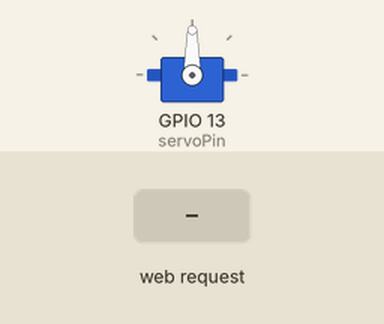
Bench run of a sketch on a simulated ESP32. Shown: servo. The inputs (shaded band) are chosen by the test bench.

Above: at 1.3 s.
1.4 s: HTTP request GET /airdrop_open received
At 1.85 s:
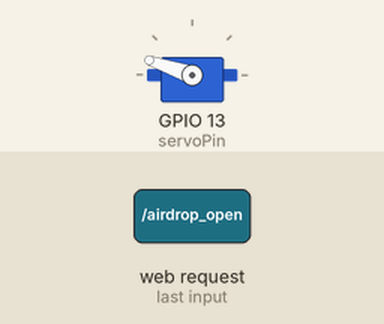
4.4 s: HTTP request GET /airdrop_close received
At 4.86 s:
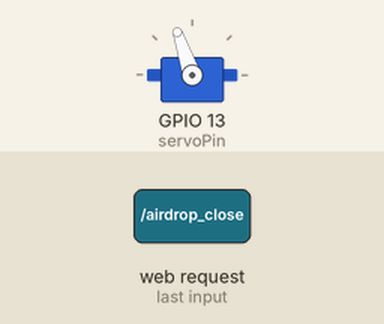
At 7.4 s:
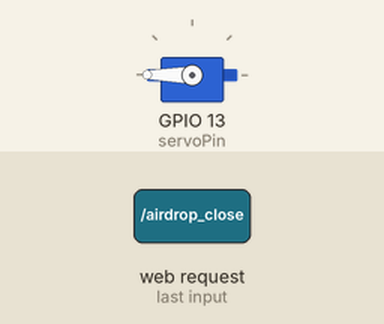
Timing chart, 0 to 8.9 s (numbered marks = the images above; inputs shaded):
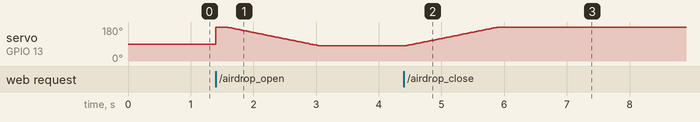

Measured:
- after the input at 4.4 s, servo on GPIO 13 (servoPin): moves from 80° to 180° over 1.5 s, starting at once

The sketch:

airdrop.ino
```cpp
#include <ESP32Servo.h>
#include <WiFi.h>
#include <WebServer.h>

const int servoPin = 13;
bool servo_state = LOW;
int pos = 0;

const char* ssid     = "Airdrop";
const char* password = "Airdrop";

IPAddress local_ip(192,168,0,1);
IPAddress gateway(192,168,1,1);
IPAddress subnet(255,255,255,0);

Servo myservo;
WebServer server(80);


void setup() {
  myservo.attach(servoPin);

  WiFi.mode(WIFI_AP);
  WiFi.softAP(ssid, password);
  WiFi.softAPConfig(local_ip, gateway, subnet);
  delay(100);

  server.on("/",main_page);
  server.on("/airdrop_open", airdrop_open);
  server.on("/airdrop_close", airdrop_close);

  server.begin();


}

void loop() {
    server.handleClient();
}

    void main_page(){
     server.send(200, "text/html", SendHTML(false));
}


    void airdrop_open(){
    for (pos = 190; pos >= 80; pos -= 1) {
      myservo.write(pos);
      delay(15);
  }
    server.send(200, "text/html", SendHTML(false));
 }

    void airdrop_close(){
      for (pos = 80; pos <= 190; pos += 1) {
          myservo.write(pos);
          delay(15);
    }
      server.send(200, "text/html", SendHTML(true));

      }

    String SendHTML(uint8_t servo_state){
  String ptr = "<!DOCTYPE html> <html>\n";
  ptr +="<head><meta name=\"viewport\" content=\"width=device-width, initial-scale=1.0, user-scalable=no\">\n";
  ptr +="<title>Drone Airdrop</title>\n";
  ptr +="<style>html { font-family: Helvetica; display: inline-block; margin: 0px auto; text-align: center;}\n";
  ptr +="body{margin-top: 50px;} h1 {color: #444444;margin: 50px auto 30px;} h3 {color: #444444;margin-bottom: 50px;}\n";
  ptr +=".button {display: block;width: 80px;background-color: #3498db;border: none;color: white;padding: 13px 30px;text-decoration: none;font-size: 25px;margin: 0px auto 35px;cursor: pointer;border-radius: 4px;}\n";
  ptr +=".button-on {background-color: #3498db;}\n";
  ptr +=".button-on:active {background-color: #2980b9;}\n";
  ptr +=".button-off {background-color: #34495e;}\n";
  ptr +=".button-off:active {background-color: #2c3e50;}\n";
  ptr +="p {font-size: 14px;color: #888;margin-bottom: 10px;}\n";
  ptr +="</style>\n";
  ptr +="</head>\n";
  ptr +="<body>\n";
  ptr +="<h1>Airdrop Switch</h1>\n";
   if(servo_state)
  {ptr +="<p>Airdrop Status: Open</p><a class=\"button button-off\" href=\"/airdrop_open\">OFF</a>\n";}
  else
  {ptr +="<p>Airdrop Status: Close</p><a class=\"button button-on\" href=\"/airdrop_close\">ON</a>\n";}

  ptr +="</body>\n";
  ptr +="</html>\n";
  return ptr;
}
```
